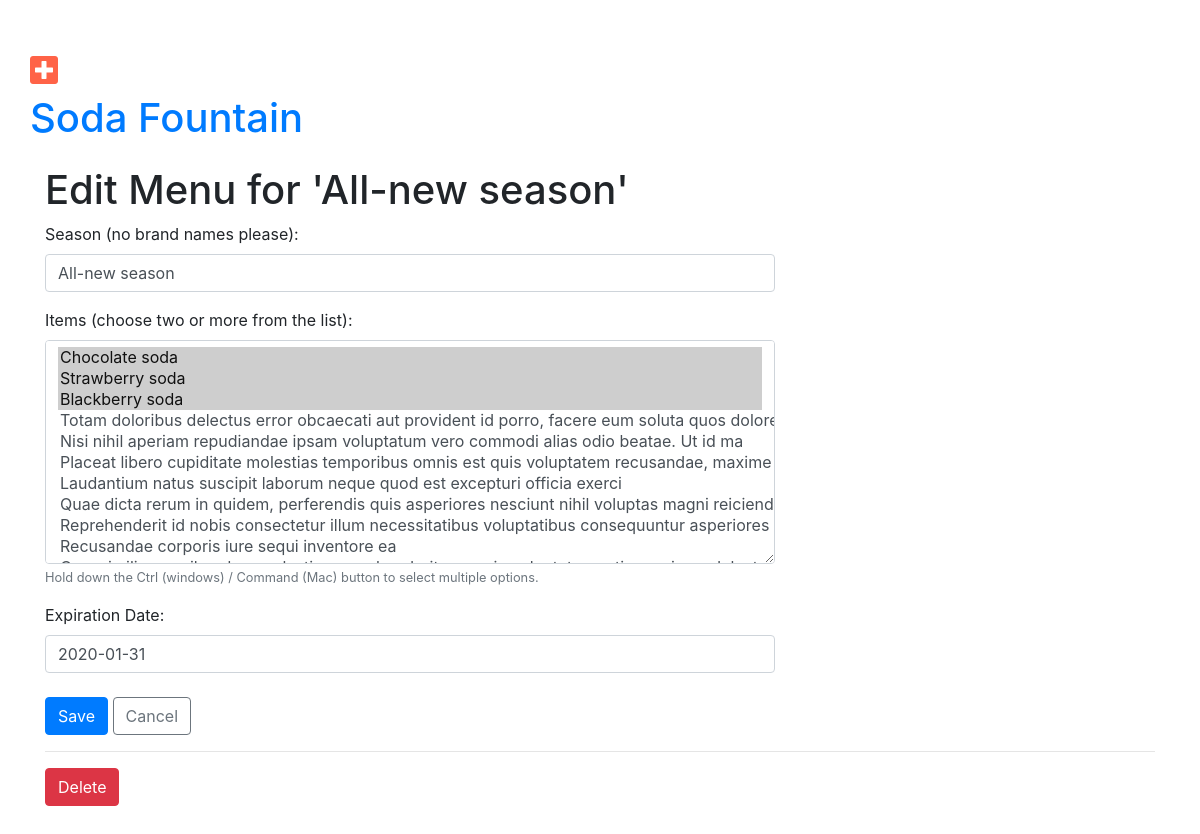
/menu/560/edit/ (signed in), run on an earlier commit of the app's database.
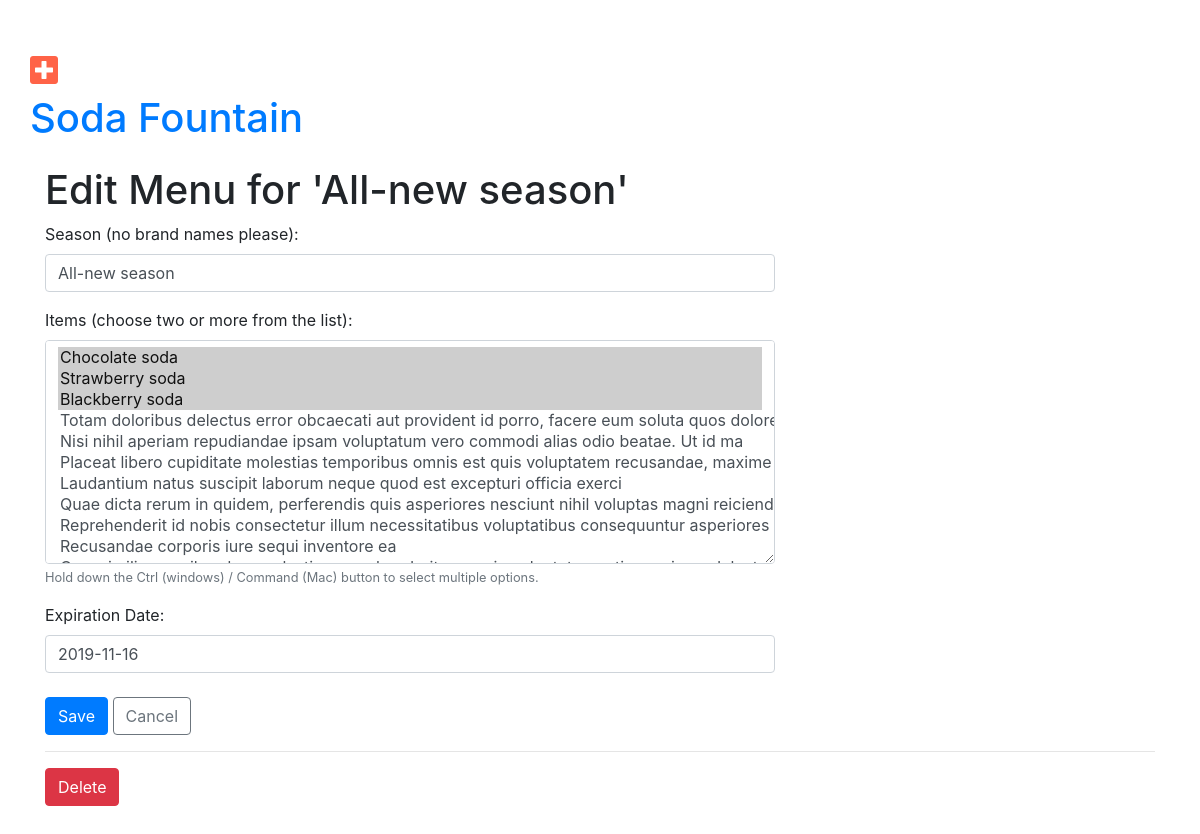
And on a later commit of the database.
### menu/models.py (models this page shows, shortened)
class Menu(models.Model):
    season = models.CharField(max_length=20)  # Required Field
    items = models.ManyToManyField('Item', related_name='items')  # Required Field
    created_date = models.DateTimeField(default=timezone.now)  # Hidden Field
    expiration_date = models.DateField()  # Required Field

### menu/views.py (the view, shortened to what this page needs)
# urls.py: path('menu/<pk>/edit/', views.edit_menu, name='menu_edit'),
@login_required
def edit_menu(request, pk):
    try:
        menu = models.Menu.objects.prefetch_related('items').get(pk=pk)
        items = models.Item.objects.all()
    except ObjectDoesNotExist:
        raise Http404
    all_items = [[item.id, item.name] for item in items]
    selected_items = [item.id for item in menu.items.all()]
    form = forms.MenuForm(initial={'items': selected_items}, instance=menu, choices=all_items)
    return render(request, 'menu/menu_edit.html', {
        'menu': menu,
        'form': form,
        })

### menu/templates/menu/menu_edit.html
{% extends 'base.html' %}
{% block content %}
    <div class="content container">
    <div class="row">
        <div class="col-md-8">
            <h1>Edit Menu for '{{ menu.season }}'</h1>
            {% include "menu/menu_form_2.html" %}
        </div>
    </div>
    <div>
        <hr>
        <a href="{% url 'menu:menu_delete' pk=menu.pk %}" class="btn btn-danger">Delete</a>
    </div>
{% endblock %}

### menu/templates/menu/menu_form_2.html (shortened to what this page needs)
{% load widget_tweaks %}
<form method="POST" action="">
    {% for field in form.visible_fields %}
        <div class="form-group">
            {{ field.label_tag }}
            {% if form.is_bound %}
                {% if field.errors %}
                    {% render_field field class="form-control is-invalid" %}
                    {% for error in field.errors %}
                        <div class="invalid-feedback">
                            {{ error }}
                        </div>
                    {% endfor %}
                {% else %}
                    {% render_field field class="form-control is-valid" %}
                {% endif %}
            {% else %}
                {% if  field|field_type ==  'multiplechoicefield' %}
                    {% render_field field class="form-control multi-select" size="10" %}
                {% else %}
                    {% render_field field class="form-control" %}
                {% endif %}
            {% endif %}
            {% if field.help_text %}
                <small class="form-text text-muted">{{ field.help_text }}</small>
            {% endif %}
        </div>
    {% endfor %}
    <div class="mt-4">
        <button type="submit" class="btn btn-primary">Save</button>
        <a href="{% url 'menu:menu_list' %}" class="btn btn-outline-secondary">Cancel</a>
    </div>
</form>

What changed in the data, as far as the page shows it:
changed Menu "All-new season": expiration_date "2020-01-31" → "2019-11-16"
